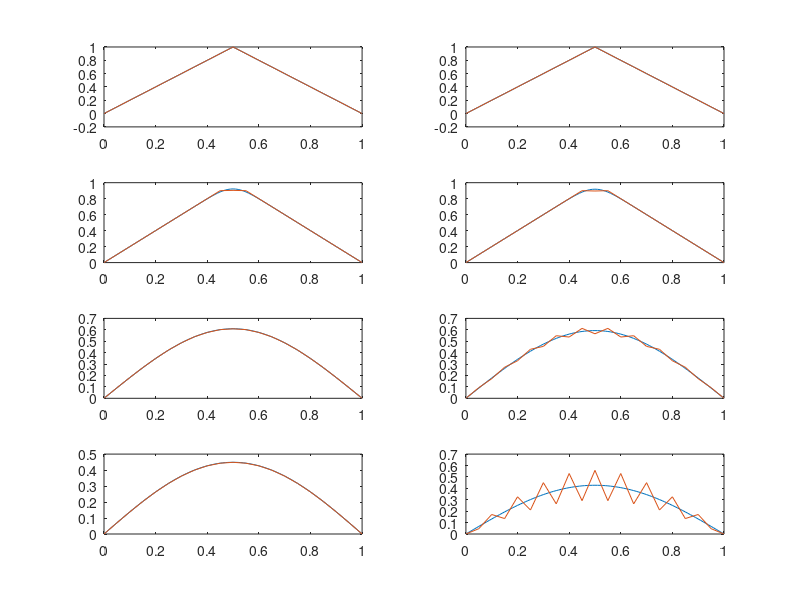

This chart was generated by the following MATLAB code:
%比较不同时间步对数值解稳定性的影响
clear;clc;
x=0:0.05:1;%自变量步长为0.05
u_1=0.0012/0.05^2;%时间步为0.0012
u_2=0.0013/0.05^2;%时间步为0.0013
%预留数据空间
U_1=zeros(51,21);U_2=zeros(51,21);k=1:21;
%初始的帽形函数的值
U_1(1,k)=-abs(2*x(k) - 1) + 1;
U_2(1,k)=-abs(2*x(k) - 1) + 1;
for j=1:50
    for i=1:19
        U_1(j+1,i+1)=U_1(j,i+1)+u_1.*(U_1(j,i)+U_1(j,i+2)-2.*U_1(j,i+1));%按时间步0.0012迭代
        U_2(j+1,i+1)=U_2(j,i+1)+u_2.*(U_2(j,i)+U_2(j,i+2)-2.*U_2(j,i+1));%按时间步0.0013迭代
    end
end
x_plot=0:0.01:1;%用于画图的横坐标
%求原函数值用于画图，无穷级数截断到100项
y1_0=0;y1_1=0;y1_25=0;y1_50=0;y2_0=0;y2_1=0;y2_25=0;y2_50=0;
for n=1:100
    %时间步为0.0012
    y1_0=y1_0+8./(n.*pi).^2.*sin(n.*pi./2).*sin(n.*pi*x_plot);
    y1_1=y1_1+8./(n.*pi).^2.*sin(n.*pi./2).*exp(-n^2.*pi^2.*0.0012).*sin(n.*pi*x_plot);
    y1_25=y1_25+8./(n.*pi).^2.*sin(n.*pi./2).*exp(-n^2.*pi^2.*0.0012.*25).*sin(n.*pi*x_plot);
    y1_50=y1_50+8./(n.*pi).^2.*sin(n.*pi./2).*exp(-n^2.*pi^2.*0.0012.*50).*sin(n.*pi*x_plot);
    %时间步为0.0013
    y2_0=y2_0+8./(n.*pi).^2.*sin(n.*pi./2).*sin(n.*pi*x_plot);
    y2_1=y2_1+8./(n.*pi).^2.*sin(n.*pi./2).*exp(-n^2.*pi^2.*0.0013).*sin(n.*pi*x_plot);
    y2_25=y2_25+8./(n.*pi).^2.*sin(n.*pi./2).*exp(-n^2.*pi^2.*0.0013.*25).*sin(n.*pi*x_plot);
    y2_50=y2_50+8./(n.*pi).^2.*sin(n.*pi./2).*exp(-n^2.*pi^2.*0.0013.*50).*sin(n.*pi*x_plot);
end
%t=0时
subplot(421);plot(x_plot,y1_0,x,U_2(1,k));
subplot(422);plot(x_plot,y2_0,x,U_2(1,k));
%1个时间步后
subplot(423);plot(x_plot,y1_1,x,U_1(2,k));
subplot(424);plot(x_plot,y2_1,x,U_2(2,k));
%25个时间步后
subplot(425);plot(x_plot,y1_25,x,U_1(26,k));
subplot(426);plot(x_plot,y2_25,x,U_2(26,k));
%50个时间步后
subplot(427);plot(x_plot,y1_50,x,U_1(51,k));
subplot(428);plot(x_plot,y2_50,x,U_2(51,k));
